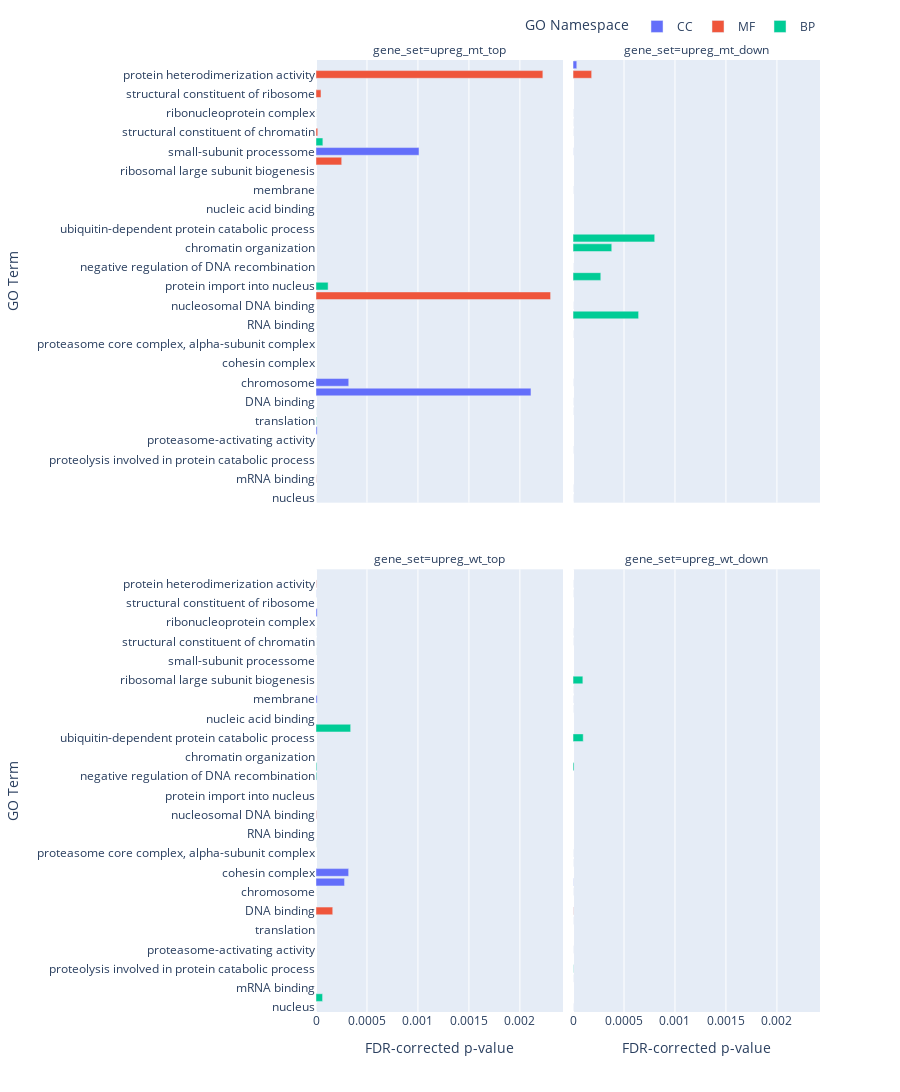

Notebook source saved alongside this figure:
### Code cell
import plotly.express as px

top_results = pd.concat([
    get_top_terms(gene_list)
])

fig = px.bar(
    top_results,
    x='p_fdr_bh',
    y='GO_term',
    color='namespace',
    facet_col='gene_set',
    facet_col_wrap=2,
    height=2000,
    labels={'p_fdr_bh': 'FDR-corrected p-value', 'GO_term': 'GO Term', 'namespace': 'GO Namespace'},
    hover_data=['protein_count', 'p_value']
)

fig.update_yaxes(categoryorder='total ascending')
fig.update_layout(legend=dict(orientation="h", yanchor="bottom", y=1.02, xanchor="right", x=1))

fig.show()

### Figure 1 — Plotly figure (JSON) as saved in the notebook; plotly's stock layout.template omitted (floating-point values rounded to 4 significant figures)
{"data": [{"alignmentgroup": "True", "customdata": [[70, 2.154e-38], [18, 7.553e-20], [19, 4.805e-19], [0, 2.806e-12], [8, 2.11e-09], [16, 9.228e-08], [7, 3.055e-06], [4, 1.098e-05], [3, 2.579e-05]], "hovertemplate": "GO Namespace=CC<br>gene_set=upreg_mt_top<br>FDR-corrected p-value=%{x}<br>GO Term=%{y}<br>protein_count=%{customdata[0]}<br>p_value=%{customdata[1]}<extra></extra>", "legendgroup": "CC", "marker": {"color": "#636efa", "pattern": {"shape": ""}}, "name": "CC", "offsetgroup": "CC", "orientation": "h", "showlegend": true, "textposition": "auto", "type": "bar", "x": [1.585e-35, 2.78e-17, 1.179e-16, 5.162e-10, 3.106e-07, 1.132e-05, 0.0003212, 0.00101, 0.002109], "xaxis": "x3", "y": ["nucleus", "nucleolus", "ribonucleoprotein complex", "membrane", "nucleosome", "ribosome", "chromosome", "small-subunit processome", "nuclear speck"], "yaxis": "y3"}, {"alignmentgroup": "True", "customdata": [[82, 3.679e-54], [21, 2.029e-24], [15, 1.203e-20], [16, 5.035e-15], [0, 2.806e-12], [10, 7.377e-10], [6, 5.727e-09], [5, 3.992e-07]], "hovertemplate": "GO Namespace=CC<br>gene_set=upreg_mt_down<br>FDR-corrected p-value=%{x}<br>GO Term=%{y}<br>protein_count=%{customdata[0]}<br>p_value=%{customdata[1]}<extra></extra>", "legendgroup": "CC", "marker": {"color": "#636efa", "pattern": {"shape": ""}}, "name": "CC", "offsetgroup": "CC", "orientation": "h", "showlegend": false, "textposition": "auto", "type": "bar", "x": [2.707e-51, 7.466e-22, 2.951e-18, 9.265e-13, 4.13e-10, 9.05e-08, 6.021e-07, 3.673e-05], "xaxis": "x4", "y": ["nucleus", "nucleolus", "nucleosome", "ribonucleoprotein complex", "membrane", "chromosome", "small-subunit processome", "chromatin"], "yaxis": "y4"}, {"alignmentgroup": "True", "customdata": [[74, 1.049e-53], [16, 1.491e-19], [13, 2.895e-18], [11, 4.192e-11], [6, 9.581e-09], [2, 9.385e-08], [12, 1.11e-07], [3, 3.044e-06], [3, 3.917e-06]], "hovertemplate": "GO Namespace=CC<br>gene_set=upreg_wt_top<br>FDR-corrected p-value=%{x}<br>GO Term=%{y}<br>protein_count=%{customdata[0]}<br>p_value=%{customdata[1]}<extra></extra>", "legendgroup": "CC", "marker": {"color": "#636efa", "pattern": {"shape": ""}}, "name": "CC", "offsetgroup": "CC", "orientation": "h", "showlegend": false, "textposition": "auto", "type": "bar", "x": [7.718e-51, 5.487e-17, 7.102e-16, 7.713e-09, 1.41e-06, 1.151e-05, 1.167e-05, 0.0002801, 0.0003203], "xaxis": "x", "y": ["nucleus", "chromosome", "nucleosome", "nucleolus", "proteasome complex", "membrane", "cytosol", "preribosome, large subunit precursor", "cohesin complex"], "yaxis": "y"}, {"alignmentgroup": "True", "customdata": [[71, 3.502e-48], [15, 4.806e-26], [19, 2.197e-24], [14, 5.757e-20], [7, 1.078e-13], [6, 1.783e-12], [12, 2.185e-12], [5, 2.542e-11], [1, 4.391e-09], [4, 2.003e-08]], "hovertemplate": "GO Namespace=CC<br>gene_set=upreg_wt_down<br>FDR-corrected p-value=%{x}<br>GO Term=%{y}<br>protein_count=%{customdata[0]}<br>p_value=%{customdata[1]}<extra></extra>", "legendgroup": "CC", "marker": {"color": "#636efa", "pattern": {"shape": ""}}, "name": "CC", "offsetgroup": "CC", "orientation": "h", "showlegend": false, "textposition": "auto", "type": "bar", "x": [2.578e-45, 1.769e-23, 5.39e-22, 1.059e-17, 1.586e-11, 2.188e-10, 2.297e-10, 2.338e-09, 3.59e-07, 1.474e-06], "xaxis": "x2", "y": ["nucleus", "proteasome complex", "chromosome", "nucleosome", "proteasome core complex", "proteasome regulatory particle, base subcomplex", "nucleolus", "proteasome core complex, alpha-subunit complex", "membrane", "preribosome, large subunit precursor"], "yaxis": "y2"}, {"alignmentgroup": "True", "customdata": [[34, 4.897e-21], [25, 3.314e-15], [11, 2.235e-09], [7, 2.666e-08], [16, 9.532e-08], [6, 5.888e-07], [6, 6.064e-06], [3, 7.167e-06]], "hovertemplate": "GO Namespace=MF<br>gene_set=upreg_mt_top<br>FDR-corrected p-value=%{x}<br>GO Term=%{y}<br>protein_count=%{customdata[0]}<br>p_value=%{customdata[1]}<extra></extra>", "legendgroup": "MF", "marker": {"color": "#EF553B", "pattern": {"shape": ""}}, "name": "MF", "offsetgroup": "MF", "orientation": "h", "showlegend": true, "textposition": "auto", "type": "bar", "x": [1.258e-17, 4.257e-12, 1.914e-06, 1.712e-05, 4.897e-05, 0.0002521, 0.002225, 0.002301], "xaxis": "x3", "y": ["RNA binding", "nucleic acid binding", "mRNA binding", "structural constituent of chromatin", "structural constituent of ribosome", "RNA helicase activity", "protein heterodimerization activity", "poly(A) binding"], "yaxis": "y3"}, {"alignmentgroup": "True", "customdata": [[8, 4.565e-19], [10, 7.5e-13], [11, 8.297e-13], [29, 3.063e-11], [7, 3.556e-07]], "hovertemplate": "GO Namespace=MF<br>gene_set=upreg_mt_down<br>FDR-corrected p-value=%{x}<br>GO Term=%{y}<br>protein_count=%{customdata[0]}<br>p_value=%{customdata[1]}<extra></extra>", "legendgroup": "MF", "marker": {"color": "#EF553B", "pattern": {"shape": ""}}, "name": "MF", "offsetgroup": "MF", "orientation": "h", "showlegend": false, "textposition": "auto", "type": "bar", "x": [1.173e-15, 7.105e-10, 7.105e-10, 1.967e-08, 0.0001827], "xaxis": "x4", "y": ["nucleosomal DNA binding", "structural constituent of chromatin", "double-stranded DNA binding", "DNA binding", "protein heterodimerization activity"], "yaxis": "y4"}, {"alignmentgroup": "True", "customdata": [[11, 2.485e-15], [8, 4.502e-09], [4, 3.629e-09], [21, 2.557e-07]], "hovertemplate": "GO Namespace=MF<br>gene_set=upreg_wt_top<br>FDR-corrected p-value=%{x}<br>GO Term=%{y}<br>protein_count=%{customdata[0]}<br>p_value=%{customdata[1]}<extra></extra>", "legendgroup": "MF", "marker": {"color": "#EF553B", "pattern": {"shape": ""}}, "name": "MF", "offsetgroup": "MF", "orientation": "h", "showlegend": false, "textposition": "auto", "type": "bar", "x": [6.384e-12, 3.856e-06, 3.856e-06, 0.0001643], "xaxis": "x", "y": ["structural constituent of chromatin", "protein heterodimerization activity", "nucleosomal DNA binding", "DNA binding"], "yaxis": "y"}, {"alignmentgroup": "True", "customdata": [[14, 1.301e-20], [14, 2.717e-18], [5, 4.466e-12], [24, 2.696e-09]], "hovertemplate": "GO Namespace=MF<br>gene_set=upreg_wt_down<br>FDR-corrected p-value=%{x}<br>GO Term=%{y}<br>protein_count=%{customdata[0]}<br>p_value=%{customdata[1]}<extra></extra>", "legendgroup": "MF", "marker": {"color": "#EF553B", "pattern": {"shape": ""}}, "name": "MF", "offsetgroup": "MF", "orientation": "h", "showlegend": false, "textposition": "auto", "type": "bar", "x": [3.344e-17, 3.49e-15, 3.825e-09, 1.731e-06], "xaxis": "x2", "y": ["structural constituent of chromatin", "protein heterodimerization activity", "proteasome-activating activity", "DNA binding"], "yaxis": "y2"}, {"alignmentgroup": "True", "customdata": [[16, 1.408e-09], [6, 5.245e-08], [5, 1.387e-07]], "hovertemplate": "GO Namespace=BP<br>gene_set=upreg_mt_top<br>FDR-corrected p-value=%{x}<br>GO Term=%{y}<br>protein_count=%{customdata[0]}<br>p_value=%{customdata[1]}<extra></extra>", "legendgroup": "BP", "marker": {"color": "#00cc96", "pattern": {"shape": ""}}, "name": "BP", "offsetgroup": "BP", "orientation": "h", "showlegend": true, "textposition": "auto", "type": "bar", "x": [3.62e-06, 6.743e-05, 0.0001189], "xaxis": "x3", "y": ["translation", "ribosome biogenesis", "protein import into nucleus"], "yaxis": "y3"}, {"alignmentgroup": "True", "customdata": [[8, 5.879e-18], [10, 2.158e-17], [8, 1.008e-15], [7, 4.235e-07], [6, 7.387e-07], [5, 1.501e-06], [2, 2.181e-06]], "hovertemplate": "GO Namespace=BP<br>gene_set=upreg_mt_down<br>FDR-corrected p-value=%{x}<br>GO Term=%{y}<br>protein_count=%{customdata[0]}<br>p_value=%{customdata[1]}<extra></extra>", "legendgroup": "BP", "marker": {"color": "#00cc96", "pattern": {"shape": ""}}, "name": "BP", "offsetgroup": "BP", "orientation": "h", "showlegend": false, "textposition": "auto", "type": "bar", "x": [1.511e-14, 2.774e-14, 8.636e-13, 0.0002722, 0.0003799, 0.0006433, 0.0008012], "xaxis": "x4", "y": ["negative regulation of DNA recombination", "nucleosome assembly", "chromosome condensation", "chromatin remodeling", "chromatin organization", "regulation of gene expression", "negative regulation of translational frameshifting"], "yaxis": "y4"}, {"alignmentgroup": "True", "customdata": [[7, 3.653e-10], [7, 3.908e-10], [6, 4.808e-10], [4, 1.235e-08], [5, 1.444e-08], [4, 1.506e-07], [6, 9.261e-07]], "hovertemplate": "GO Namespace=BP<br>gene_set=upreg_wt_top<br>FDR-corrected p-value=%{x}<br>GO Term=%{y}<br>protein_count=%{customdata[0]}<br>p_value=%{customdata[1]}<extra></extra>", "legendgroup": "BP", "marker": {"color": "#00cc96", "pattern": {"shape": ""}}, "name": "BP", "offsetgroup": "BP", "orientation": "h", "showlegend": false, "textposition": "auto", "type": "bar", "x": [4.12e-07, 4.12e-07, 4.12e-07, 7.427e-06, 7.427e-06, 6.453e-05, 0.0003401], "xaxis": "x", "y": ["proteasome-mediated ubiquitin-dependent protein catabolic process", "ribosome biogenesis", "nucleosome assembly", "negative regulation of DNA recombination", "heterochromatin formation", "chromosome condensation", "cell division"], "yaxis": "y"}, {"alignmentgroup": "True", "customdata": [[14, 2.496e-23], [5, 4.466e-12], [7, 2.631e-09], [5, 1.533e-08], [4, 1.874e-07], [7, 2.333e-07]], "hovertemplate": "GO Namespace=BP<br>gene_set=upreg_wt_down<br>FDR-corrected p-value=%{x}<br>GO Term=%{y}<br>protein_count=%{customdata[0]}<br>p_value=%{customdata[1]}<extra></extra>", "legendgroup": "BP", "marker": {"color": "#00cc96", "pattern": {"shape": ""}}, "name": "BP", "offsetgroup": "BP", "orientation": "h", "showlegend": false, "textposition": "auto", "type": "bar", "x": [6.418e-20, 5.742e-09, 2.255e-06, 9.856e-06, 9.637e-05, 9.996e-05], "xaxis": "x2", "y": ["proteasome-mediated ubiquitin-dependent protein catabolic process", "positive regulation of proteasomal protein catabolic process", "proteolysis involved in protein catabolic process", "heterochromatin formation", "ribosomal large subunit biogenesis", "ubiquitin-dependent protein catabolic process"], "yaxis": "y2"}], "layout": {"annotations": [{"font": {}, "showarrow": false, "text": "gene_set=upreg_wt_top", "x": 0.245, "xanchor": "center", "xref": "paper", "y": 0.465, "yanchor": "bottom", "yref": "paper"}, {"font": {}, "showarrow": false, "text": "gene_set=upreg_wt_down", "x": 0.755, "xanchor": "center", "xref": "paper", "y": 0.465, "yanchor": "bottom", "yref": "paper"}, {"font": {}, "showarrow": false, "text": "gene_set=upreg_mt_top", "x": 0.245, "xanchor": "center", "xref": "paper", "y": 1.0, "yanchor": "bottom", "yref": "paper"}, {"font": {}, "showarrow": false, "text": "gene_set=upreg_mt_down", "x": 0.755, "xanchor": "center", "xref": "paper", "y": 1.0, "yanchor": "bottom", "yref": "paper"}], "barmode": "relative", "height": 2000, "legend": {"orientation": "h", "title": {"text": "GO Namespace"}, "tracegroupgap": 0, "x": 1, "xanchor": "right", "y": 1.02, "yanchor": "bottom"}, "margin": {"t": 60}, "xaxis": {"anchor": "y", "domain": [0, 0.49], "title": {"text": "FDR-corrected p-value"}}, "xaxis2": {"anchor": "y2", "domain": [0.51, 1], "matches": "x", "title": {"text": "FDR-corrected p-value"}}, "xaxis3": {"anchor": "y3", "domain": [0, 0.49], "matches": "x", "showticklabels": false}, "xaxis4": {"anchor": "y4", "domain": [0.51, 1], "matches": "x", "showticklabels": false}, "yaxis": {"anchor": "x", "categoryorder": "total ascending", "domain": [0, 0.465], "title": {"text": "GO Term"}}, "yaxis2": {"anchor": "x2", "categoryorder": "total ascending", "domain": [0, 0.465], "matches": "y", "showticklabels": false}, "yaxis3": {"anchor": "x3", "categoryorder": "total ascending", "domain": [0.535, 1.0], "matches": "y", "title": {"text": "GO Term"}}, "yaxis4": {"anchor": "x4", "categoryorder": "total ascending", "domain": [0.535, 1.0], "matches": "y", "showticklabels": false}}}
